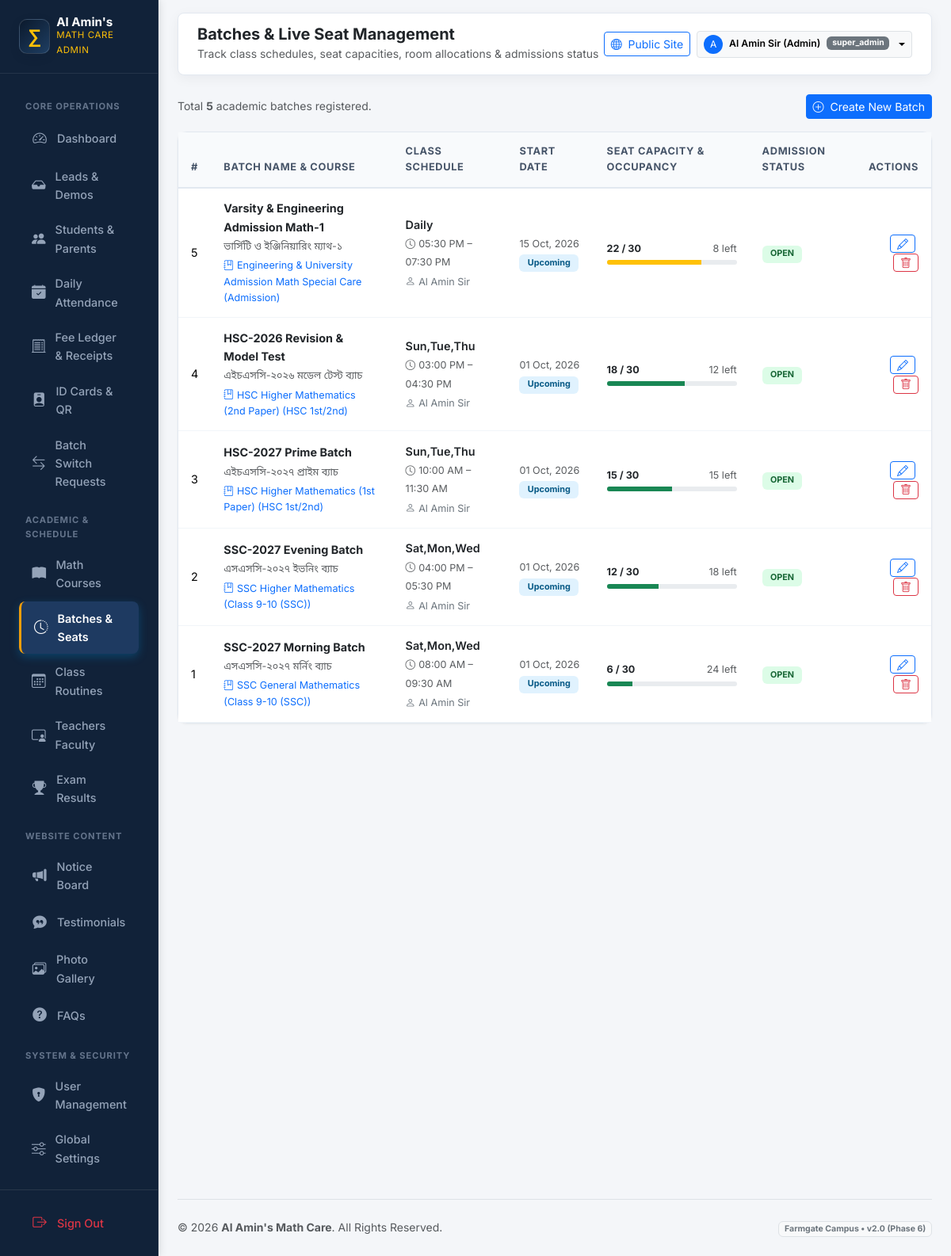
Screenshot of /admin/batches/index.php (signed in) with the database file from the repository.
### tables this page shows
CREATE TABLE IF NOT EXISTS `batches` (
  `id` INT UNSIGNED AUTO_INCREMENT PRIMARY KEY,
  `course_id` INT UNSIGNED NOT NULL,
  `branch_id` INT UNSIGNED NOT NULL,
  `teacher_id` INT UNSIGNED NOT NULL,
  `batch_name` VARCHAR(100) NOT NULL,
  `batch_name_bn` VARCHAR(100) DEFAULT NULL,
  `class_days` VARCHAR(100) NOT NULL,
  `start_time` TIME NOT NULL,
  `end_time` TIME NOT NULL,
  `start_date` DATE NOT NULL,
  `total_seats` SMALLINT UNSIGNED NOT NULL DEFAULT 30,
  `available_seats` SMALLINT UNSIGNED NOT NULL DEFAULT 30,
  `admission_status` ENUM('open', 'full', 'closed') DEFAULT 'open',
  `status` ENUM('upcoming', 'running', 'completed') DEFAULT 'upcoming',
  `is_deleted` TINYINT(1) DEFAULT 0,
  `created_at` TIMESTAMP DEFAULT CURRENT_TIMESTAMP,
  FOREIGN KEY (`course_id`) REFERENCES `courses`(`id`) ON DELETE CASCADE,
  FOREIGN KEY (`branch_id`) REFERENCES `branches`(`id`) ON DELETE CASCADE,
  FOREIGN KEY (`teacher_id`) REFERENCES `teachers`(`id`) ON DELETE RESTRICT
);

CREATE TABLE IF NOT EXISTS `courses` (
  `id` INT UNSIGNED AUTO_INCREMENT PRIMARY KEY,
  `slug` VARCHAR(150) NOT NULL UNIQUE,
  `title_en` VARCHAR(200) NOT NULL,
  `title_bn` VARCHAR(200) DEFAULT NULL,
  `class_level` VARCHAR(50) NOT NULL,
  `math_category` ENUM('general_math', 'higher_math_1st', 'higher_math_2nd', 'combined_higher_math', 'admission_engineering_math') NOT NULL DEFAULT 'general_math',
  `course_type` ENUM('regular', 'crash', 'model_test', 'special_care') DEFAULT 'regular',
  `duration` VARCHAR(50) DEFAULT NULL,
  `fee` DECIMAL(10,2) NOT NULL DEFAULT 0.00,
  `fee_display_en` VARCHAR(80) DEFAULT 'Contact us',
  `fee_display_bn` VARCHAR(80) DEFAULT 'যোগাযোগ করুন',
  `teacher_id` INT UNSIGNED DEFAULT NULL,
  `description_en` TEXT DEFAULT NULL,
  `description_bn` TEXT DEFAULT NULL,
  `is_popular` TINYINT(1) DEFAULT 0,
  `is_active` TINYINT(1) DEFAULT 1,
  `is_deleted` TINYINT(1) DEFAULT 0,
  `created_at` TIMESTAMP DEFAULT CURRENT_TIMESTAMP,
  FOREIGN KEY (`teacher_id`) REFERENCES `teachers`(`id`) ON DELETE SET NULL
);

CREATE TABLE IF NOT EXISTS `teachers` (
  `id` INT UNSIGNED AUTO_INCREMENT PRIMARY KEY,
  `user_id` INT UNSIGNED NULL,
  `slug` VARCHAR(100) NOT NULL UNIQUE,
  `name_en` VARCHAR(100) NOT NULL,
  `name_bn` VARCHAR(100) DEFAULT NULL,
  `designation_en` VARCHAR(100) NOT NULL DEFAULT 'Head Teacher',
  `designation_bn` VARCHAR(100) DEFAULT NULL,
  `qualification` VARCHAR(255) NOT NULL,
  `experience_years` TINYINT UNSIGNED DEFAULT 0,
  `bio_en` TEXT DEFAULT NULL,
  `bio_bn` TEXT DEFAULT NULL,
  `photo` VARCHAR(255) DEFAULT NULL,
  `is_head_teacher` TINYINT(1) DEFAULT 0,
  `sort_order` SMALLINT DEFAULT 0,
  `is_active` TINYINT(1) DEFAULT 1,
  `is_deleted` TINYINT(1) DEFAULT 0,
  `created_at` TIMESTAMP DEFAULT CURRENT_TIMESTAMP,
  FOREIGN KEY (`user_id`) REFERENCES `users`(`id`) ON DELETE SET NULL
);

### includes/i18n.php (called while the page is built, shortened)
<?php
function app_config(): array
{
    static $config = null;
    if ($config === null) {
        $config = require __DIR__ . '/../config/app.php';
    }
    return $config;
}
function current_locale(): string
{
    $config = app_config();
    $locale = $_GET['lang'] ?? $_COOKIE['site_lang'] ?? $_COOKIE['locale'] ?? $config['default_locale'];
    return $locale;
}
function init_i18n(): void
{
    $config = app_config();
}
function base_url(string $path = ''): string
{
    $base = rtrim(app_config()['base_url'] ?? '', '/');
    $path = ltrim($path, '/');
    return $base . ($path !== '' ? '/' . $path : '');
}

### includes/helpers.php (called while the page is built, shortened)
<?php
function e(?string $value): string
{
    return htmlspecialchars($value ?? '', ENT_QUOTES | ENT_SUBSTITUTE, 'UTF-8');
}

### admin/batches/index.php (the view, shortened to what this page needs)
<?php
$pdo = db();
$batches = $pdo->query('
    SELECT b.*, c.title_en as course_title, c.class_level, t.name_en as teacher_name, br.name as branch_name
    FROM batches b
    JOIN courses c ON b.course_id = c.id
    JOIN teachers t ON b.teacher_id = t.id
    LEFT JOIN branches br ON b.branch_id = br.id
    WHERE b.is_deleted = 0
    ORDER BY b.start_date DESC, b.id DESC
')->fetchAll();
require_once __DIR__ . '/../includes/header.php';
?>
<div class="d-flex justify-content-between align-items-center mb-3">
    <div class="text-muted small">Total <strong><?= count($batches) ?></strong> academic batches registered.</div>
    <a href="<?= e(base_url('admin/batches/create.php')) ?>" class="btn btn-sm btn-primary">
        <i class="bi bi-plus-circle me-1"></i> Create New Batch
    </a>
</div>
<div class="card card-custom">
    <div class="table-responsive">
        <table class="table table-custom mb-0">
            <thead>
                <tr>
                    <th>#</th>
                    <th>Batch Name & Course</th>
                    <th>Class Schedule</th>
                    <th>Start Date</th>
                    <th>Seat Capacity & Occupancy</th>
                    <th>Admission Status</th>
                    <th class="text-end">Actions</th>
                </tr>
            </thead>
            <tbody>
                <?php if (empty($batches)): ?>
                    <tr>
                        <td colspan="7" class="text-center py-4 text-muted">No batches found. Click "Create New Batch" to add one.</td>
                    </tr>
                <?php else: ?>
                    <?php foreach ($batches as $b):
                        $enrolled = max(0, $b['total_seats'] - $b['available_seats']);
                        $pct = $b['total_seats'] > 0 ? round(($enrolled / $b['total_seats']) * 100) : 0;
                    ?>
                        <tr>
                            <td><?= $b['id'] ?></td>
                            <td>
                                <strong class="text-dark d-block"><?= e($b['batch_name']) ?></strong>
                                <small class="text-muted"><?= e($b['batch_name_bn'] ?? '') ?></small>
                                <div class="small text-primary mt-1">
                                    <i class="bi bi-journal-bookmark me-1"></i><?= e($b['course_title']) ?> (<?= e($b['class_level']) ?>)
                                </div>
                            </td>
                            <td>
                                <div class="fw-semibold text-dark"><?= e($b['class_days']) ?></div>
                                <small class="text-muted">
                                    <i class="bi bi-clock me-1"></i><?= date('h:i A', strtotime($b['start_time'])) ?> – <?= date('h:i A', strtotime($b['end_time'])) ?>
                                </small>
                                <div class="small text-secondary mt-1">
                                    <i class="bi bi-person me-1"></i><?= e($b['teacher_name']) ?>
                                </div>
                            </td>
                            <td>
                                <span class="small text-muted"><?= date('d M, Y', strtotime($b['start_date'])) ?></span>
                                <div>
                                    <span class="badge <?= $b['status'] === 'running' ? 'badge-subtle-success' : ($b['status'] === 'upcoming' ? 'badge-subtle-info' : 'badge-subtle-secondary') ?>">
                                        <?= ucfirst($b['status']) ?>
                                    </span>
                                </div>
                            </td>
                            <td style="min-width: 170px;">
                                <div class="d-flex justify-content-between align-items-center small mb-1">
                                    <span class="fw-bold text-dark"><?= $enrolled ?> / <?= $b['total_seats'] ?></span>
                                    <span class="text-muted"><?= $b['available_seats'] ?> left</span>
                                </div>
                                <div class="progress" style="height: 6px;">
                                    <div class="progress-bar <?= $pct >= 90 ? 'bg-danger' : ($pct >= 70 ? 'bg-warning' : 'bg-success') ?>" role="progressbar" style="width: <?= $pct ?>%;"></div>
                                </div>
                            </td>
                            <td>
                                <span class="badge <?= $b['admission_status'] === 'open' ? 'badge-subtle-success' : ($b['admission_status'] === 'full' ? 'badge-subtle-danger' : 'badge-subtle-secondary') ?>">
                                    <?= strtoupper($b['admission_status']) ?>
                                </span>
                            </td>
                            <td class="text-end">
                                <a href="<?= e(base_url('admin/batches/edit.php?id=' . $b['id'])) ?>" class="btn btn-sm btn-outline-primary py-0 px-2 me-1" title="Edit Batch">
                                    <i class="bi bi-pencil"></i>
                                </a>
                                <button type="button" class="btn btn-sm btn-outline-danger py-0 px-2" title="Delete Batch" onclick="confirmDelete('<?= e(base_url('admin/batches/delete.php')) ?>', <?= $b['id'] ?>, 'Are you sure you want to remove batch \'<?= addslashes($b['batch_name']) ?>\'?')">
                                    <i class="bi bi-trash"></i>
                                </button>
                            </td>
                        </tr>
                    <?php endforeach; ?>
                <?php endif; ?>
            </tbody>
        </table>
    </div>
</div>
<?php require_once __DIR__ . '/../includes/footer.php'; ?>

### assets/css/main.css (style rules this page uses)
:root { --primary: #0b192c; --primary-dark: #050c17; --primary-light: #1e3e62; --primary-surface: #f0f4f9; --accent-cyan: #008dda; --accent-cyan-light: #41b06e; --accent-cyan-glow: rgba(0, 141, 218, 0.25); --accent-gold: #f59e0b; --accent-amber: #e8913a; --accent-hover: #d97706; --success: #10b981; --success-bg: #ecfdf5; --success-border: #a7f3d0; --success-text: #065f46; --urgent: #ef4444; --urgent-bg: #fef2f2; --urgent-border: #fecaca; --urgent-text: #991b1b; --bg: #f8fafc; --surface: #ffffff; --surface-glass: rgba(255, 255, 255, 0.85); --surface-glass-dark: rgba(11, 25, 44, 0.78); --border: #e2e8f0; --border-glass: rgba(255, 255, 255, 0.25); --border-hover: rgba(0, 141, 218, 0.35); --text: #0f172a; --text-muted: #64748b; --text-soft: #94a3b8; --shadow-sm: 0 2px 4px rgba(11, 25, 44, 0.04); --shadow-md: 0 6px 16px -2px rgba(11, 25, 44, 0.07), 0 2px 6px -1px rgba(11, 25, 44, 0.04); --shadow-lg: 0 14px 28px -4px rgba(11, 25, 44, 0.09), 0 8px 12px -3px rgba(11, 25, 44, 0.05); --shadow-hover: 0 22px 38px -6px rgba(11, 25, 44, 0.14), 0 12px 18px -4px rgba(0, 141, 218, 0.08); --shadow-glow-cyan: 0 0 25px rgba(0, 141, 218, 0.35); --shadow-glow-whatsapp: 0 8px 28px rgba(16, 185, 129, 0.45); --radius-sm: 10px; --radius-md: 16px; --radius-lg: 24px; --radius-pill: 9999px; --font-en: 'Inter', system-ui, -apple-system, sans-serif; --font-bn: 'Noto Sans Bengali', 'Inter', system-ui, sans-serif; --font: var(--font-en); }
*, *::before, *::after { box-sizing: border-box; }
html { scroll-behavior: smooth; -webkit-text-size-adjust: 100%; }
body { font-family: var(--font); color: var(--text); background-color: var(--bg); line-height: 1.62; padding-bottom: 84px; margin: 0; overflow-x: hidden; -webkit-font-smoothing: antialiased; -moz-osx-font-smoothing: grayscale; }
@media (min-width: 992px) { body { padding-bottom: 0; } }
a { color: var(--accent-cyan); text-decoration: none; transition: color 0.2s ease; }

### assets/css/admin.css (style rules this page uses)
:root { --admin-sidebar-bg: #0b192c; --admin-sidebar-hover: #182e4b; --admin-sidebar-active: #008dda; --admin-bg: #f4f7fb; --admin-card-bg: #ffffff; --admin-border: #e2e8f0; --admin-text-main: #0f172a; --admin-text-muted: #64748b; --admin-accent-cyan: #008dda; --admin-accent-gold: #f59e0b; --admin-success: #10b981; --admin-urgent: #ef4444; --admin-radius: 14px; --admin-shadow: 0 4px 16px rgba(11, 25, 44, 0.05); }
body { background-color: var(--admin-bg); font-family: 'Inter', 'Noto Sans Bengali', sans-serif; color: var(--admin-text-main); overflow-x: hidden; }
.card-custom { border: 1px solid var(--admin-border); border-radius: var(--admin-radius); box-shadow: var(--admin-shadow); background: var(--admin-card-bg); transition: all 0.25s ease; }
.table-custom { margin-bottom: 0; }
.table-custom th { background: #f8fafc; color: #475569; font-size: 0.82rem; text-transform: uppercase; letter-spacing: 0.05em; font-weight: 800; padding: 0.95rem 1.1rem; border-bottom: 2px solid var(--admin-border); }
.table-custom td { padding: 0.95rem 1.1rem; vertical-align: middle; font-size: 0.92rem; border-bottom: 1px solid #f1f5f9; }
.badge-subtle-success { background: #dcfce7; color: #166534; font-weight: 700; padding: 0.35rem 0.65rem; border-radius: 6px; }
.badge-subtle-info { background: #e0f2fe; color: #075985; font-weight: 700; padding: 0.35rem 0.65rem; border-radius: 6px; }

### admin/includes/header.php (style rules this page uses)
:root { --sidebar-bg: #112239; --sidebar-active: #1e3a61; --sidebar-hover: #172d4c; --accent-gold: #f59e0b; }
body { background-color: #f4f6f9; font-family: 'Inter', 'Noto Sans Bengali', sans-serif; color: #334155; }
.card-custom { border: 1px solid #e2e8f0; border-radius: 12px; box-shadow: 0 1px 3px rgba(0,0,0,0.05); background: #ffffff; }
.table-custom th { background: #f8fafc; color: #475569; font-size: 0.8rem; text-transform: uppercase; letter-spacing: 0.05em; font-weight: 700; padding: 0.85rem 1rem; border-bottom: 2px solid #e2e8f0; }
.table-custom td { padding: 0.85rem 1rem; vertical-align: middle; font-size: 0.9rem; border-bottom: 1px solid #f1f5f9; }
.badge-subtle-success { background: #dcfce7; color: #166534; }
.badge-subtle-info { background: #e0f2fe; color: #075985; }

### rows the page displays
batches: id "5", batch_name "Varsity & Engineering Admission Math-1", batch_name_bn "ভার্সিটি ও ইঞ্জিনিয়ারিং ম্যাথ-১", course.title_en "Engineering & University Admission Math Special Care", course.class_level "Admission", class_days "Daily", start_time "05:30 PM", end_time "07:30 PM", teacher.name_en "Al Amin Sir", start_date "15 Oct, 2026", status "Upcoming", enrolled "22", total_seats "30", available_seats "8", admission_status "OPEN"
batches: id "4", batch_name "HSC-2026 Revision & Model Test", batch_name_bn "এইচএসসি-২০২৬ মডেল টেস্ট ব্যাচ", course.title_en "HSC Higher Mathematics (2nd Paper)", course.class_level "HSC 1st/2nd", class_days "Sun,Tue,Thu", start_time "03:00 PM", end_time "04:30 PM", teacher.name_en "Al Amin Sir", start_date "01 Oct, 2026", status "Upcoming", enrolled "18", total_seats "30", available_seats "12", admission_status "OPEN"
batches: id "3", batch_name "HSC-2027 Prime Batch", batch_name_bn "এইচএসসি-২০২৭ প্রাইম ব্যাচ", course.title_en "HSC Higher Mathematics (1st Paper)", course.class_level "HSC 1st/2nd", class_days "Sun,Tue,Thu", start_time "10:00 AM", end_time "11:30 AM", teacher.name_en "Al Amin Sir", start_date "01 Oct, 2026", status "Upcoming", available_seats "15", total_seats "30", admission_status "OPEN"
batches: id "2", batch_name "SSC-2027 Evening Batch", batch_name_bn "এসএসসি-২০২৭ ইভনিং ব্যাচ", course.title_en "SSC Higher Mathematics", course.class_level "Class 9-10 (SSC)", class_days "Sat,Mon,Wed", start_time "04:00 PM", end_time "05:30 PM", teacher.name_en "Al Amin Sir", start_date "01 Oct, 2026", status "Upcoming", enrolled "12", total_seats "30", available_seats "18", admission_status "OPEN"
batches: id "1", batch_name "SSC-2027 Morning Batch", batch_name_bn "এসএসসি-২০২৭ মর্নিং ব্যাচ", course.title_en "SSC General Mathematics", course.class_level "Class 9-10 (SSC)", class_days "Sat,Mon,Wed", start_time "08:00 AM", end_time "09:30 AM", teacher.name_en "Al Amin Sir", start_date "01 Oct, 2026", status "Upcoming", enrolled "6", total_seats "30", available_seats "24", admission_status "OPEN"

### other values shown
$adminPageHeading "Batches & Live Seat Management"
$adminPageSubheading "Track class schedules, seat capacities, room allocations & admissions status"
substr($adminUser, 0, 1) "A"
$adminUser "Al Amin Sir (Admin)"
$adminRole "super_admin"
count($batches) "5"
